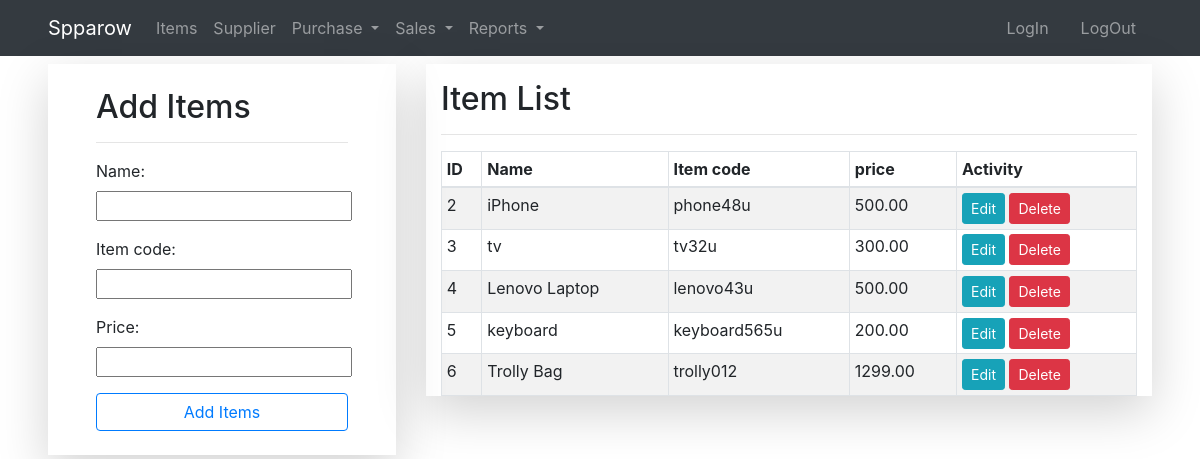
The app's page /items/ with its own data.
### inventry_app/models.py (models this page shows, shortened)
class Item(models.Model):
    item_code = models.CharField(max_length=20)
    name = models.CharField(max_length=100)
    price = models.DecimalField(max_digits=10, decimal_places=2)

### inventry_app/views.py (the view)
# urls.py: path('items/', views.items, name="items"),
def items(request):
    items = Item.objects.all()
    if request.method == 'POST':
        form = ItemForm(request.POST)
        if form.is_valid():
            form.save()
            return redirect('items')
    else:
        form = ItemForm()
    return render(request,
                  'dashboard/items.html',
                  {'form': form, 'items': items})

### inventry_app/forms.py
class ItemForm(forms.ModelForm):
    class Meta:
        model = Item
        fields = ['name','item_code', 'price']

### templates/dashboard/items.html (shortened to what this page needs)
{% extends "partials/base.html" %}
{% block content %}
   <div class="container-fruid pt-2 mx-lg-5">
        <div class="row">
            <div class="col-4">
                <div class="form-group shadow-lg">
                    <form method="post" class="as-table mx-4 p-4" id="item-form">
                    <h2> Add Items</h2>
                    <hr>
                    {{ form.as_p }}
                    <input type="submit" class=" btn btn-outline-primary form-control "
                     value="Add Items">
                    </form>
                </div>
            </div>
            <div class="col-8">
                <div class="container-fluid pt-3 shadow-lg">
                    <h2>Item List</h2>
                    <hr>
                    <table id="dtBasicExample" class="table table-striped table-bordered table-sm" cellspacing="0" width="100%">
                        <thead>
                         <tr>
                           <th class="th-sm">ID
                           </th>
                           <th class="th-sm">Name
                           </th>
                           <th class="th-sm">Item code
                           </th>
                           <th class="th-sm">price
                           </th>
                           <th class="th-sm">Activity
                           </th>
                         </tr>
                       </thead>
                       <tbody>
                           {% for i in items %}
                         <tr>
                           <td>{{i.id}}</td>
                           <td>{{i.name}}</td>
                           <td>{{i.item_code}}</td>
                           <td>{{i.price}}</td>
                           <td>
                               <a class="btn btn-info btn-sm"
                               href="{% url 'edit_item' i.id %}" id="edit-btn">Edit</a>
                               <a class="btn btn-danger btn-sm"
                               href="{% url 'delete_items' i.id %}">Delete</a>
                           </td>
                         </tr>
                         {% endfor %}
                       </tbody>
                     </table>
        </div>
    </div>
{% endblock content %}

### records on screen
Item: id "2", name "iPhone", item_code "phone48u", price "500.00"
Item: id "3", name "tv", item_code "tv32u", price "300.00"
Item: id "4", name "Lenovo Laptop", item_code "lenovo43u", price "500.00"
Item: id "5", name "keyboard", item_code "keyboard565u", price "200.00"
Item: id "6", name "Trolly Bag", item_code "trolly012", price "1299.00"
